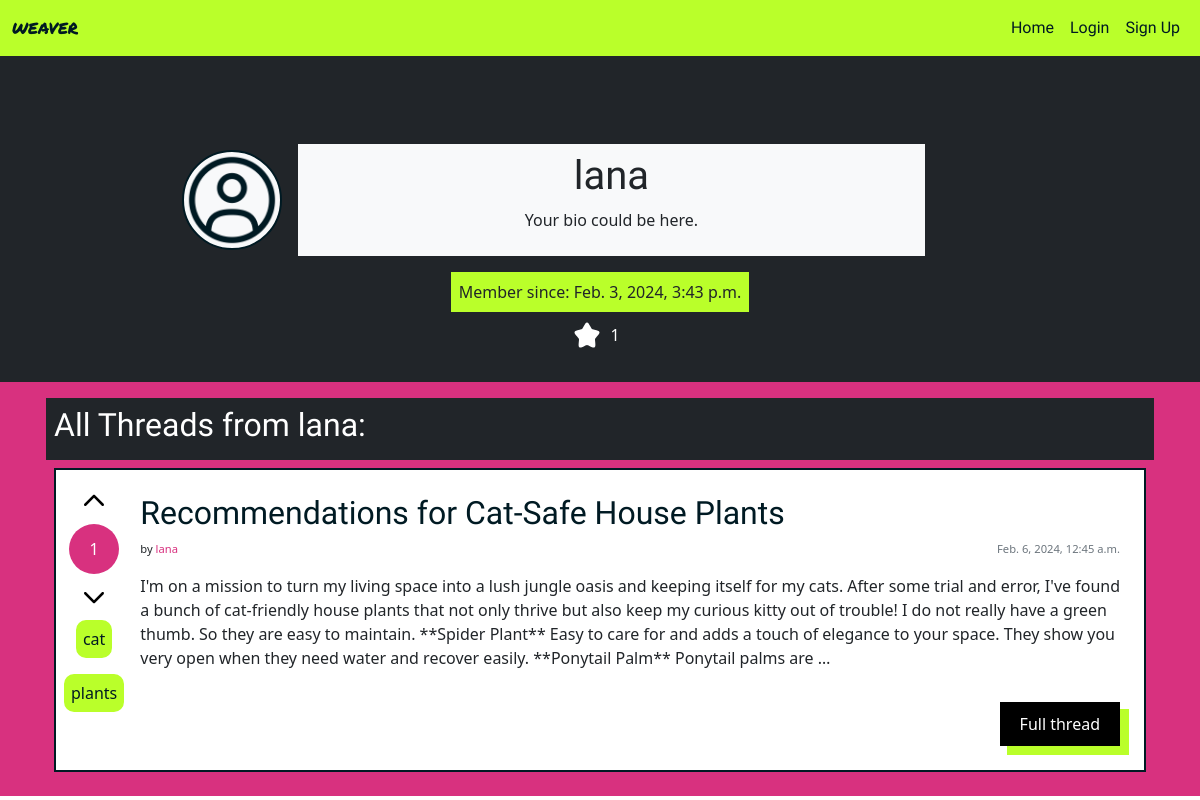
Before: /profile/lana/ with the older database file.
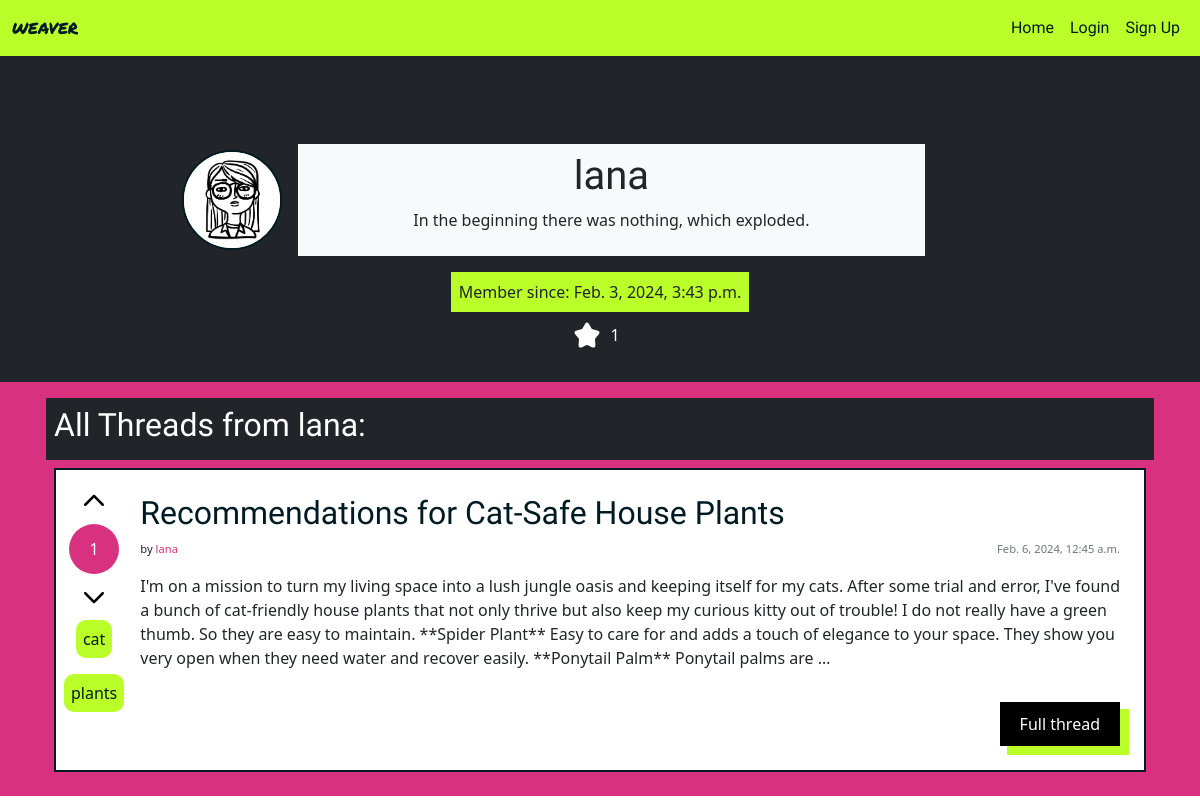
After: the same page with the newer database file.
### authentication/models.py (models this page shows)
class User(AbstractUser):
    bio = models.CharField(max_length=200, unique=False, default="Your bio could be here.")
    created_on = models.DateTimeField(auto_now_add=True)
    profile_pic = models.ImageField(null=True, blank=True, default="default.png")

### authentication/views.py (the view)
# urls.py: path('profile/<slug:username>/', views.UserProfileView.as_view(), name='user_profile'),
class UserProfileView(generic.DetailView):
    model = User
    template_name = "profile.html"
    slug_field = "username"
    slug_url_kwarg = "username"
    context_object_name = "user"
    def get_context_data(self, **kwargs):
        context = super().get_context_data(**kwargs)
        user_threads = Thread.objects.filter(author=self.object)
        thread_votes = user_threads.aggregate(Sum('votes'))['votes__sum']
        if not thread_votes:
            thread_votes = 0
        user_comments = Comment.objects.filter(author=self.object)
        comment_votes = user_comments.aggregate(Sum('votes'))['votes__sum']
        if not comment_votes:
            comment_votes = 0
        total_votes = thread_votes + comment_votes
        context['total_votes'] = total_votes
        return context

### authentication/templates/profile.html (shortened to what this page needs)
{% extends "base.html" %}
{% block content %}
{% load static %}
{% load i18n %}
{% load crispy_forms_tags %}
<div class="bg-dark p-3">
	<div class="container-lg my-2">
		<div class="d-flex flex-column align-items-center">
			<div class="pt-5 d-flex md-rows align-items-center w-100 max-w-75">
				<img src="{{ user.profile_pic.url }}" alt="Profile Picture" class="profile-pic bg-light rounded-circle">
				<div class="bg-light text-dark w-75 p-2 m-3 text-center">
					<h1>{{ user.username }}</h1>
					<p>{{ user.bio }}</p>
				</div>
			</div>
			<div class="d-flex justify-content-center">
				<p class="bg-hl p-2 m-0">Member since: {{ user.created_on }}</p>
			</div>
			<div class="d-flex flex-row justify-content-center align-items-center py-2">
				<img src="{% static 'img/icons/star.svg' %}" alt="star" class="icon">
				{% if total_votes %}
				<p class="m-0 p-0 text-white px-2">{{ total_votes }}</p>
				{% else %}
				<p class="m-0 p-0 text-white px-2">Collected Upvotes: 0</p>
				{% endif %}
			</div>
		</div>
	</div>
</div>
<div class="d-flex flex-column bg-hl-pink h-100">
	<div class="container-lg p-3 h-100">
		<div class="bg-dark p-2 mb-2">
			{% if request.user.username == user.username %}
			<h2 class="text-white">All your Threads:</h2>
			{% else %}
			<h2 class="text-white">All Threads from {{user.username}}:</h2>
			{% endif %}
		</div>
		{% if user.posts.all %}
		{% for thread in user.posts.all %}
		<div class="card m-2 p-2 d-flex flex-row">
			<div class="d-flex flex-column align-items-center">
				<a href="{% url 'upvote_thread' thread_id=thread.id %}"><img src="{% static 'img/icons/up.svg' %}" alt="upvote" class="icon m-2"></a>
				<p class="circle m-0">{{ thread.votes }}</p>
				<a href="{% url 'downvote_thread' thread_id=thread.id %}"><img src="{% static 'img/icons/up.svg' %}" alt="downvote" class="icon m-2 rotate-180"></a>
				{% for tag in thread.tags.all %}
				<a href="{% url 'tag_site' slug=tag.slug %}">
					<p class="tag">{{ tag }}</p>
				</a>
				{% endfor %}
			</div>
			<div class="card-body d-flex flex-column">
				<h2><a href="{% url 'thread_detail' thread_id=thread.id slug=thread.slug %}" class="card-title text-break">{{ thread.title }}</a></h2>
				<div class="d-flex flex-row justify-content-between">
					<p class="fs-7">by <a href="{% url 'user_profile' username=thread.author %}" class="link">{{ thread.author }}</a></p>
					<p class="card-text text-muted fs-7">{{ thread.created_on}}
				</div>
				<p class="card-text">{{ thread.content|truncatechars:500 }}</p>
				<a href="{% url 'thread_detail' thread_id=thread.id slug=thread.slug %}" class="neon-button align-self-end">Full thread</a>
			</div>
		</div>
		{% endfor %}
		{% else %}
		<p>No threads available for this user.</p>
		{% endif %}
	</div>
</div>
{% endblock %}

Changed rows visible on the page:
changed User "lana": profile_pic: picture added in place of a placeholder; bio "Your bio could be here." → "In the beginning there was nothing, which exploded."
